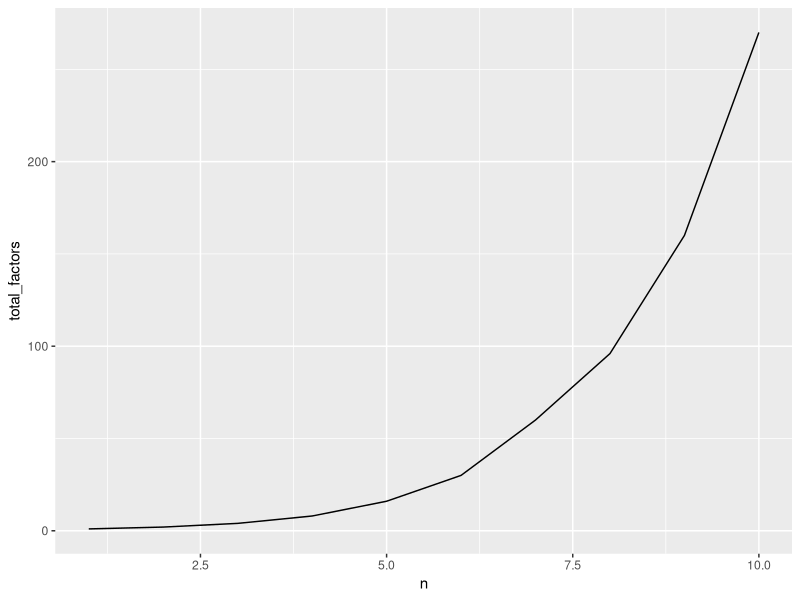

Generate this figure with R:
## ---- chunk 1
#| warnings: false
#| output: false

library(here)
library(tidyverse)
library(knitr)
## ---- chunk 2

# Function to return the list of factors of any number
get_factors <- function(x) {
  if (x <= 0) return(integer(0))
  res <- which(x %% seq_len(x) == 0)
  return(res)
}
## ---- chunk 3
get_factors(6)
## ---- chunk 4
factors_of_factorials <- tibble(n = 1:10) |> 
  mutate(
    n_factorial = factorial(n),
    factors_of_n_factorial = map(n_factorial, get_factors),
    total_factors = map_int(factors_of_n_factorial, length)
  )

kable(factors_of_factorials)
## ---- chunk 5
factors_of_factorials |> 
  ggplot(aes(x = n, y = total_factors)) +
  geom_line()
